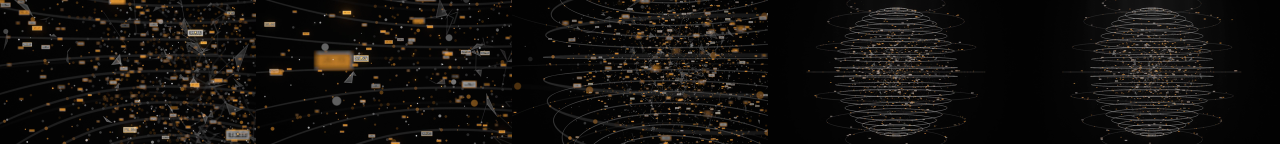
#> input picture deliverables/contact-sheets/DataSphere_WhiteAmber_sheet.png, 2560 x 288 px (shown at 1/2 size)
$ python sbs.py ../../deliverables/contact-sheets/DataSphere_WhiteAmber_sheet.png ../../deliverables/contact-sheets/DiamondFrames_BlackGold_contact.png out.png
#> lines starting #> are read from the running program, lines starting #| are printed output that depends on the picture
# side-by-side: python3 scripts/sbs.py ref.png ours.png out.png
import sys
from PIL import Image
a = Image.open(sys.argv[1]).convert("RGB").resize((960, 540), Image.LANCZOS)
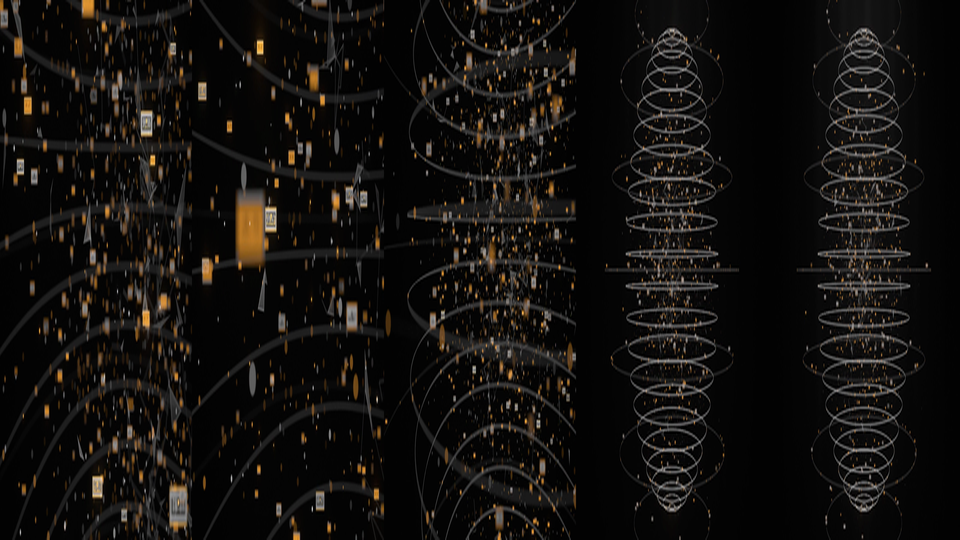
#> a: PIL image 960x540 RGB; mean R, G, B 19, 16.8, 14.6
b = Image.open(sys.argv[2]).convert("RGB").resize((960, 540), Image.LANCZOS)
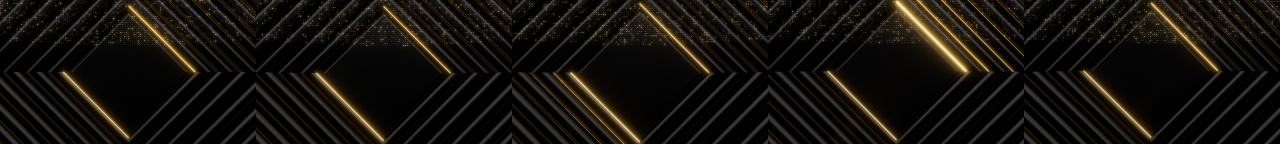
#> input picture deliverables/contact-sheets/DiamondFrames_BlackGold_contact.png, 2560 x 288 px (shown at 1/2 size)
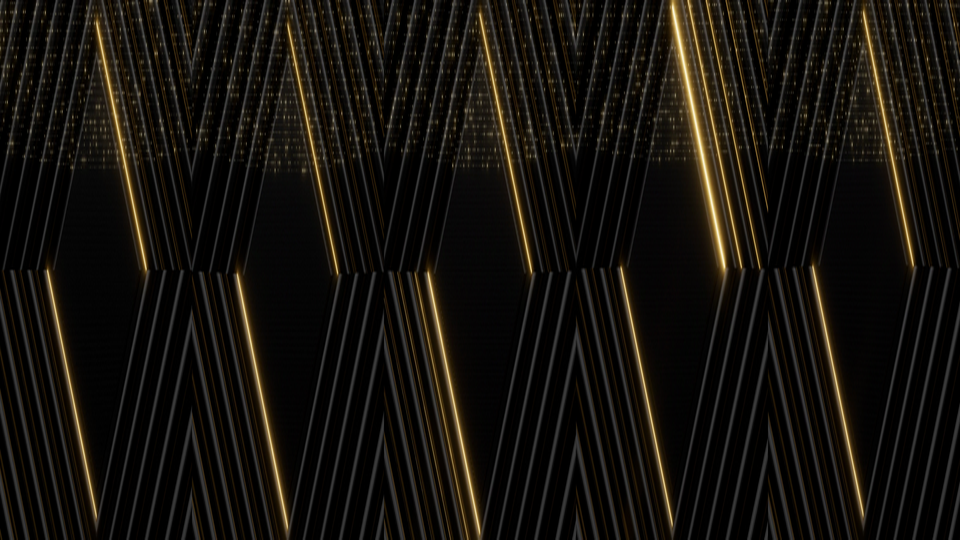
#> b: PIL image 960x540 RGB; mean R, G, B 21.4, 18.1, 13
im = Image.new("RGB", (960, 1090), (128, 128, 128))
#> im: PIL image 960x1090 RGB; every value is 128
im.paste(a, (0, 0)); im.paste(b, (0, 550))
#> after `im.paste(a, (0, 0))`:
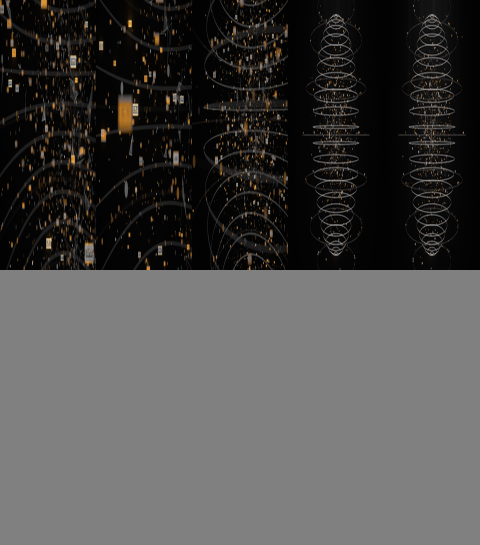
#> im: PIL image 960x1090 RGB (shown at 1/2 size); mean R, G, B 74, 72.9, 71.8
#> after `im.paste(b, (0, 550))`:
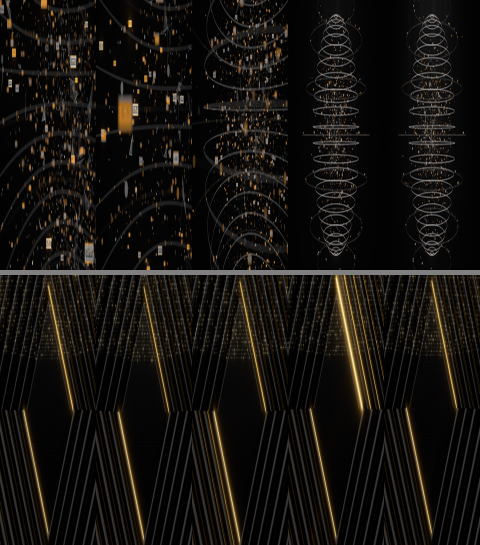
#> im: PIL image 960x1090 RGB (shown at 1/2 size); mean R, G, B 21.2, 18.5, 14.8
im.save(sys.argv[3])
